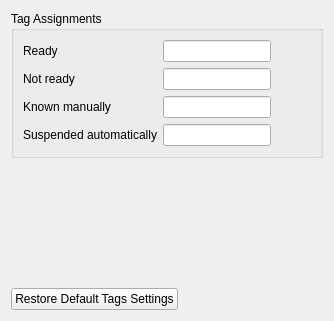
       <widget class="QWidget" name="tags_tab">
        <property name="sizePolicy">
         <sizepolicy hsizetype="Preferred" vsizetype="Preferred">
          <horstretch>0</horstretch>
          <verstretch>0</verstretch>
         </sizepolicy>
        </property>
        <attribute name="title">
         <string>Tags</string>
        </attribute>
        <layout class="QVBoxLayout" name="verticalLayout_12">
         <item>
          <widget class="QGroupBox" name="groupBox_6">
           <property name="title">
            <string>Tag Assignments</string>
           </property>
           <layout class="QVBoxLayout" name="verticalLayout_10">
            <item>
             <layout class="QHBoxLayout" name="horizontalLayout_4">
              <item>
               <layout class="QVBoxLayout" name="verticalLayout_8">
                <item>
                 <widget class="QLabel" name="label_2">
                  <property name="text">
                   <string>Ready</string></property>
                 </widget>
                </item>
                <item>
                 <widget class="QLabel" name="label_3">
                  <property name="text">
                   <string>Not ready</string></property>
                 </widget>
                </item>
                <item>
                 <widget class="QLabel" name="label_5">
                  <property name="text">
                   <string>Known manually</string>
                  </property>
                 </widget>
                </item>
                <item>
                 <widget class="QLabel" name="label_7">
                  <property name="text">
                   <string>Suspended automatically</string>
                  </property>
                 </widget>
                </item>
               </layout>
              </item>
              <item>
               <layout class="QVBoxLayout" name="verticalLayout_7">
                <item>
                 <widget class="QLineEdit" name="tagReadyLineEdit" />
                </item>
                <item>
                 <widget class="QLineEdit" name="tagNotReadyLineEdit" />
                </item>
                <item>
                 <widget class="QLineEdit" name="tagKnownManuallyLineEdit" />
                </item>
                <item>
                 <widget class="QLineEdit" name="tagSuspendedAutomaticallyLineEdit" />
                </item>
               </layout>
              </item>
              <item>
               <spacer name="horizontalSpacer_4">
                <property name="orientation">
                 <enum>Qt::Horizontal</enum>
                </property>
                <property name="sizeHint" stdset="0">
                 <size>
                  <width>40</width>
                  <height>20</height>
                 </size>
                </property>
               </spacer>
              </item>
             </layout>
            </item>
           </layout>
          </widget>
         </item>
         <item>
          <spacer name="verticalSpacer">
           <property name="orientation">
            <enum>Qt::Vertical</enum>
           </property>
           <property name="sizeHint" stdset="0">
            <size>
             <width>20</width>
             <height>114</height>
            </size>
           </property>
          </spacer>
         </item>
         <item>
          <layout class="QHBoxLayout" name="horizontalLayout_7">
           <property name="topMargin">
            <number>10</number>
           </property>
           <item>
            <widget class="QPushButton" name="restoreTagsPushButton">
             <property name="text">
              <string>Restore Default Tags Settings</string>
             </property>
            </widget>
           </item>
           <item>
            <spacer name="horizontalSpacer_5">
             <property name="orientation">
              <enum>Qt::Horizontal</enum>
             </property>
             <property name="sizeHint" stdset="0">
              <size>
               <width>40</width>
               <height>20</height>
              </size>
             </property>
            </spacer>
           </item>
          </layout>
         </item>
        </layout>
       </widget>
